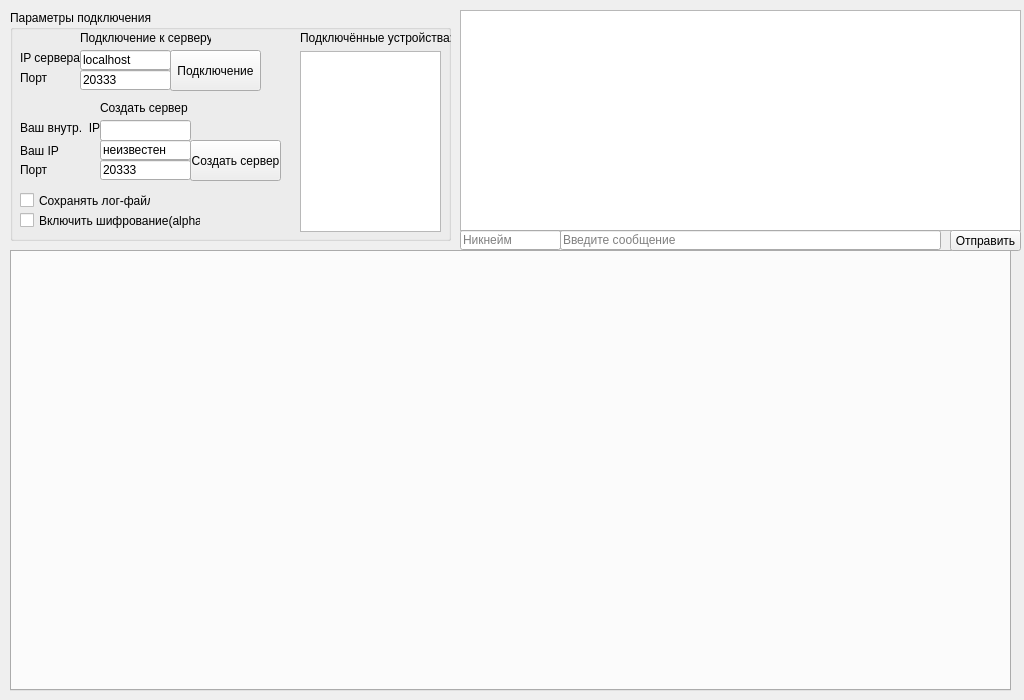
<?xml version="1.0" encoding="UTF-8"?>
<ui version="4.0">
 <class>server</class>
 <widget class="QMainWindow" name="server">
  <property name="geometry">
   <rect>
    <x>0</x>
    <y>0</y>
    <width>1024</width>
    <height>700</height>
   </rect>
  </property>
  <property name="sizePolicy">
   <sizepolicy hsizetype="Fixed" vsizetype="Fixed">
    <horstretch>0</horstretch>
    <verstretch>0</verstretch>
   </sizepolicy>
  </property>
  <property name="windowTitle">
   <string>Referee Helper</string>
  </property>
  <widget class="QWidget" name="centralwidget">
   <widget class="QTextBrowser" name="textBrowser">
    <property name="geometry">
     <rect>
      <x>460</x>
      <y>10</y>
      <width>561</width>
      <height>221</height>
     </rect>
    </property>
    <property name="html">
     <string>&lt;!DOCTYPE HTML PUBLIC &quot;-//W3C//DTD HTML 4.0//EN&quot; &quot;http://www.w3.org/TR/REC-html40/strict.dtd&quot;&gt;
&lt;html&gt;&lt;head&gt;&lt;meta name=&quot;qrichtext&quot; content=&quot;1&quot; /&gt;&lt;style type=&quot;text/css&quot;&gt;
p, li { white-space: pre-wrap; }
&lt;/style&gt;&lt;/head&gt;&lt;body style=&quot; font-family:'MS Shell Dlg 2'; font-size:8.25pt; font-weight:400; font-style:normal;&quot;&gt;
&lt;p style=&quot;-qt-paragraph-type:empty; margin-top:0px; margin-bottom:0px; margin-left:0px; margin-right:0px; -qt-block-indent:0; text-indent:0px;&quot;&gt;&lt;br /&gt;&lt;/p&gt;&lt;/body&gt;&lt;/html&gt;</string>
    </property>
    <property name="placeholderText">
     <string/>
    </property>
   </widget>
   <widget class="QGroupBox" name="groupBox">
    <property name="geometry">
     <rect>
      <x>10</x>
      <y>10</y>
      <width>441</width>
      <height>231</height>
     </rect>
    </property>
    <property name="title">
     <string>Параметры подключения</string>
    </property>
    <widget class="QLabel" name="label_6">
     <property name="geometry">
      <rect>
       <x>10</x>
       <y>150</y>
       <width>31</width>
       <height>20</height>
      </rect>
     </property>
     <property name="text">
      <string>Порт</string>
     </property>
    </widget>
    <widget class="QLabel" name="label_4">
     <property name="geometry">
      <rect>
       <x>70</x>
       <y>20</y>
       <width>131</width>
       <height>16</height>
      </rect>
     </property>
     <property name="text">
      <string>Подключение к серверу</string>
     </property>
    </widget>
    <widget class="QLabel" name="label_2">
     <property name="geometry">
      <rect>
       <x>10</x>
       <y>60</y>
       <width>31</width>
       <height>16</height>
      </rect>
     </property>
     <property name="text">
      <string>Порт</string>
     </property>
    </widget>
    <widget class="QLineEdit" name="lePort">
     <property name="geometry">
      <rect>
       <x>70</x>
       <y>60</y>
       <width>91</width>
       <height>20</height>
      </rect>
     </property>
     <property name="text">
      <string>20333</string>
     </property>
    </widget>
    <widget class="QLineEdit" name="le_Currentip">
     <property name="geometry">
      <rect>
       <x>90</x>
       <y>130</y>
       <width>91</width>
       <height>20</height>
      </rect>
     </property>
     <property name="text">
      <string>неизвестен</string>
     </property>
     <property name="readOnly">
      <bool>true</bool>
     </property>
    </widget>
    <widget class="QPushButton" name="pbServer">
     <property name="geometry">
      <rect>
       <x>160</x>
       <y>40</y>
       <width>91</width>
       <height>41</height>
      </rect>
     </property>
     <property name="text">
      <string>Подключение</string>
     </property>
    </widget>
    <widget class="QPushButton" name="pbServer_create">
     <property name="geometry">
      <rect>
       <x>180</x>
       <y>130</y>
       <width>91</width>
       <height>41</height>
      </rect>
     </property>
     <property name="text">
      <string>Создать сервер</string>
     </property>
    </widget>
    <widget class="QLineEdit" name="le_ip">
     <property name="geometry">
      <rect>
       <x>70</x>
       <y>40</y>
       <width>91</width>
       <height>20</height>
      </rect>
     </property>
     <property name="text">
      <string>localhost</string>
     </property>
    </widget>
    <widget class="QLabel" name="label_5">
     <property name="geometry">
      <rect>
       <x>10</x>
       <y>130</y>
       <width>41</width>
       <height>21</height>
      </rect>
     </property>
     <property name="text">
      <string>Ваш IP</string>
     </property>
    </widget>
    <widget class="QLineEdit" name="lePort_create">
     <property name="geometry">
      <rect>
       <x>90</x>
       <y>150</y>
       <width>91</width>
       <height>20</height>
      </rect>
     </property>
     <property name="text">
      <string>20333</string>
     </property>
    </widget>
    <widget class="QLabel" name="label_3">
     <property name="geometry">
      <rect>
       <x>90</x>
       <y>90</y>
       <width>91</width>
       <height>16</height>
      </rect>
     </property>
     <property name="text">
      <string>Создать сервер</string>
     </property>
    </widget>
    <widget class="QLabel" name="label">
     <property name="geometry">
      <rect>
       <x>10</x>
       <y>40</y>
       <width>61</width>
       <height>16</height>
      </rect>
     </property>
     <property name="text">
      <string>IP сервера</string>
     </property>
    </widget>
    <widget class="QCheckBox" name="cbEnc">
     <property name="geometry">
      <rect>
       <x>10</x>
       <y>200</y>
       <width>181</width>
       <height>21</height>
      </rect>
     </property>
     <property name="text">
      <string>Включить шифрование(alpha)</string>
     </property>
    </widget>
    <widget class="QCheckBox" name="cbLog">
     <property name="geometry">
      <rect>
       <x>10</x>
       <y>180</y>
       <width>131</width>
       <height>21</height>
      </rect>
     </property>
     <property name="text">
      <string>Сохранять лог-файл</string>
     </property>
    </widget>
    <widget class="QListWidget" name="listNick">
     <property name="geometry">
      <rect>
       <x>290</x>
       <y>41</y>
       <width>141</width>
       <height>181</height>
      </rect>
     </property>
    </widget>
    <widget class="QLabel" name="label_7">
     <property name="geometry">
      <rect>
       <x>290</x>
       <y>20</y>
       <width>151</width>
       <height>16</height>
      </rect>
     </property>
     <property name="text">
      <string>Подключённые устройства:</string>
     </property>
    </widget>
    <widget class="QLabel" name="label_IP">
     <property name="geometry">
      <rect>
       <x>10</x>
       <y>110</y>
       <width>81</width>
       <height>16</height>
      </rect>
     </property>
     <property name="text">
      <string>Ваш внутр.  IP</string>
     </property>
    </widget>
    <widget class="QLineEdit" name="le_locIP">
     <property name="geometry">
      <rect>
       <x>90</x>
       <y>110</y>
       <width>91</width>
       <height>21</height>
      </rect>
     </property>
     <property name="text">
      <string/>
     </property>
     <property name="readOnly">
      <bool>true</bool>
     </property>
    </widget>
   </widget>
   <widget class="QTabWidget" name="tabWidget">
    <property name="geometry">
     <rect>
      <x>10</x>
      <y>250</y>
      <width>1001</width>
      <height>441</height>
     </rect>
    </property>
    <property name="currentIndex">
     <number>-1</number>
    </property>
   </widget>
   <widget class="QPushButton" name="pbSend">
    <property name="geometry">
     <rect>
      <x>950</x>
      <y>230</y>
      <width>71</width>
      <height>21</height>
     </rect>
    </property>
    <property name="text">
     <string>Отправить</string>
    </property>
   </widget>
   <widget class="QLineEdit" name="leNick">
    <property name="geometry">
     <rect>
      <x>460</x>
      <y>230</y>
      <width>101</width>
      <height>20</height>
     </rect>
    </property>
    <property name="maxLength">
     <number>32</number>
    </property>
    <property name="placeholderText">
     <string>Никнейм</string>
    </property>
   </widget>
   <widget class="QLineEdit" name="leMessage">
    <property name="geometry">
     <rect>
      <x>560</x>
      <y>230</y>
      <width>381</width>
      <height>20</height>
     </rect>
    </property>
    <property name="maxLength">
     <number>255</number>
    </property>
    <property name="placeholderText">
     <string>Введите сообщение</string>
    </property>
   </widget>
  </widget>
 </widget>
 <resources/>
 <connections/>
</ui>
